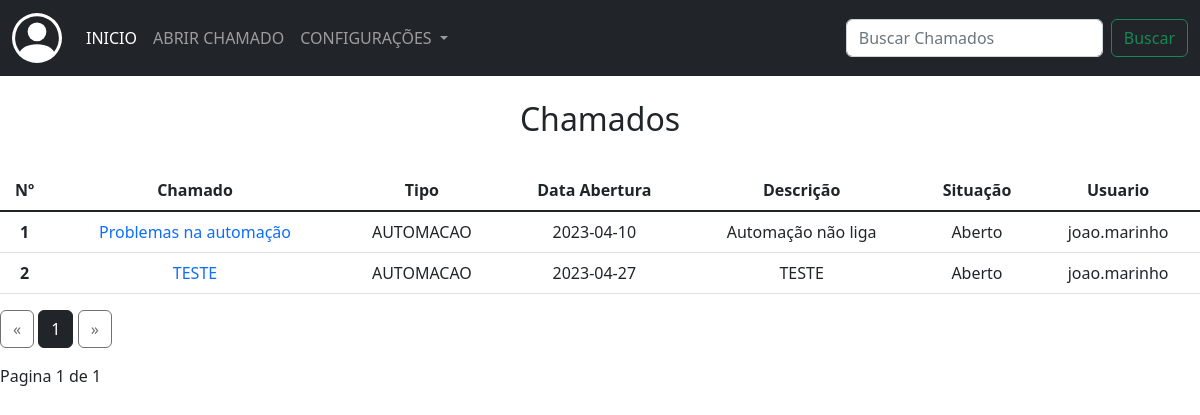
Page /chamados_suporte_admin (signed in) on the earlier database version.
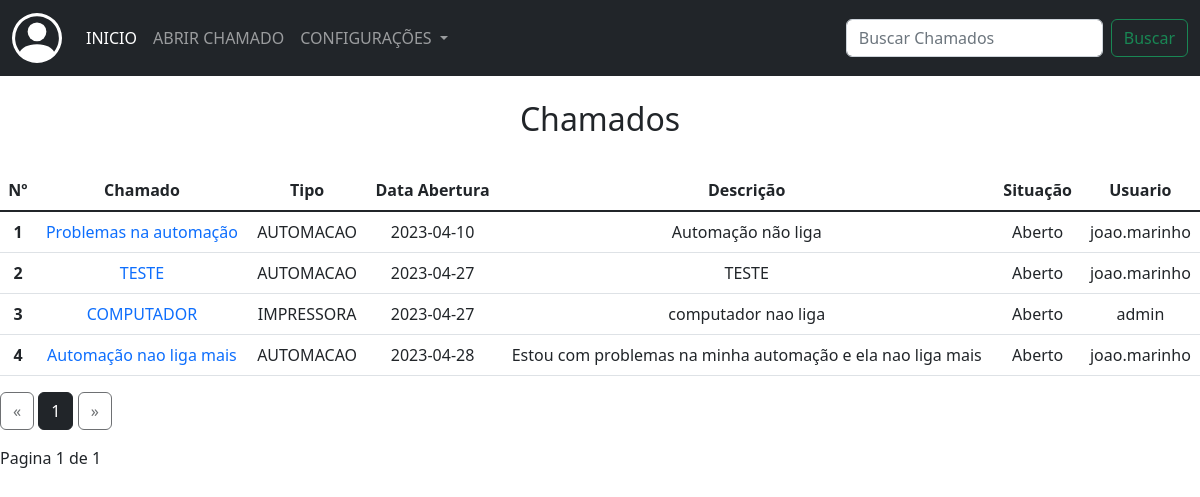
Same page on the later database version.
### app/models/tab_chamados.py (models this page shows)
class Chamados(db.Model):
    __tablename__ = 'tab_chamados'
    id = db.Column(db.Integer, primary_key=True)
    data_add = db.Column(db.String(50), nullable=False)
    data_fim = db.Column(db.String(50), nullable=False)
    titulo = db.Column(db.String(100), nullable=False)
    descricao = db.Column(db.String(255), nullable=False)
    tipo_ch = db.Column(db.String(100), nullable=False)
    situacao = db.Column(db.String(50), nullable=False)
    ass_por = db.Column(db.String(100))
    telefone = db.Column(db.String(50))
    setor = db.Column(db.String(100))
    tab_usuarios_id = db.Column(db.Integer, db.ForeignKey('tab_usuarios.id'))

### app/routes/routes.py (the view)
@app.route("/chamados_suporte_admin")
@login_required
def chamados_suporte_admin():
    page = request.args.get('page',1,type=int)
    ch = Chamados.query.paginate(page=page, per_page=ROWS_PER_PAGE)
    return render_template("chamados_suporte_admin.html", chamados = ch )

### app/routes/routes.py (called while the page is built)
@login_manager.user_loader
def load_user(user_id):
    return User.query.get(int(user_id))

### app/templates/chamados_suporte_admin.html (shortened to what this page needs)
{% extends 'base.html' %}
{% block conteudo %}
<nav class="navbar navbar-expand-lg navbar-dark bg-dark">
    <div class="container-fluid">
      <a class="navbar-brand" href="#"></a>
      <div class="collapse navbar-collapse" id="navbarSupportedContent">
        <ul class="navbar-nav me-auto mb-2 mb-lg-0">
          <li class="nav-item">
            <a class="nav-link active" aria-current="page" href="#">INICIO</a>
          </li>
          <li class="nav-item">
            <a class="nav-link" href="{{url_for('abrir_chamado')}}">ABRIR CHAMADO</a>
          </li>
          <li class="nav-item dropdown">
            <a class="nav-link dropdown-toggle" href="#" role="button" data-bs-toggle="dropdown" aria-expanded="false">
              CONFIGURAÇÕES
            </a>
          </li>
        </ul>
        <form class="d-flex" role="search" action="" method="post">
          <input class="form-control me-2" type="search" placeholder="Buscar Chamados" aria-label="Search">
          <button class="btn btn-outline-success" type="submit">Buscar</button>
        </form>
      </div>
    </div>
</nav>
<br>
<h2 align="center">Chamados</h2>
<br>
<div>
  <table class="table">
    <thead>
      <tr>
        <th scope="col">Nº</th>
        <th scope="col">Chamado</th>
        <th scope="col">Tipo</th>
        <th scope="col">Data Abertura</th>
        <th scope="col">Descrição</th>
        <th scope="col">Situação</th>
        <th scope="col">Usuario</th>
      </tr>
    </thead>
    <tbody class="table-group-divider">
      {% for ch in chamados %}
      <tr>
        <th scope="row">{{ch.id}}</th>
        <td><a href="{{url_for('visualizar_chamados', id=ch.id)}}">{{ch.titulo}}</a></td>
        <td>{{ch.tipo_ch}}</td>
        <td>{{ch.data_add}}</td>
        <td>{{ch.descricao}}</td>
        <td>{{ch.situacao}}</td>
        <td>{{ch.tab_usuarios_id}}</td>
      </tr>
      {% endfor %}
    </tbody>
  </table>
  <div class="text-right">
    <a href="{{ url_for('chamados_suporte_admin', page=chamados.prev_num) }}"
    class="btn btn-outline-dark
    {% if chamados.page == 1 %}disabled{% endif %}">
        &laquo;
    </a>
    {% for page_num in chamados.iter_pages(left_edge=1, right_edge=1, left_current=1, right_current=2) %}
{% if page_num %}
            {% if chamados.page == page_num %}
            <a href="{{ url_for('chamados_suporte_admin', page=page_num) }}"
            class="btn btn-dark">
                {{ page_num }}
            </a>
            {% else %}
            <a href="{{ url_for('chamados_suporte_admin', page=page_num) }}"
            class="btn btn-outline-dark">
                {{ page_num }}
            </a>
            {% endif %}
        {% else %}
            ...
        {% endif %}
    {% endfor %}
    <a href="{{ url_for('chamados_suporte_admin', page=chamados.next_num) }}"
    class="btn btn-outline-dark
    {% if chamados.page == chamados.pages %}disabled{% endif %}">
        &raquo;
    </a>
</div>
<p class="text-right mt-3">
Pagina {{ chamados.page }} de {{ chamados.pages }}
</p>
</div>
<br>
{% endblock conteudo %}

Differences in the rows shown:
added Chamados: id "3", titulo "COMPUTADOR", tipo_ch "IMPRESSORA", data_add "2023-04-27", descricao "computador nao liga", situacao "Aberto", tab_usuarios_id "admin"
added Chamados: id "4", titulo "Automação nao liga mais", tipo_ch "AUTOMACAO", data_add "2023-04-28", descricao "Estou com problemas na minha automação e ela nao liga mais", situacao "Aberto", tab_usuarios_id "joao.marinho"
